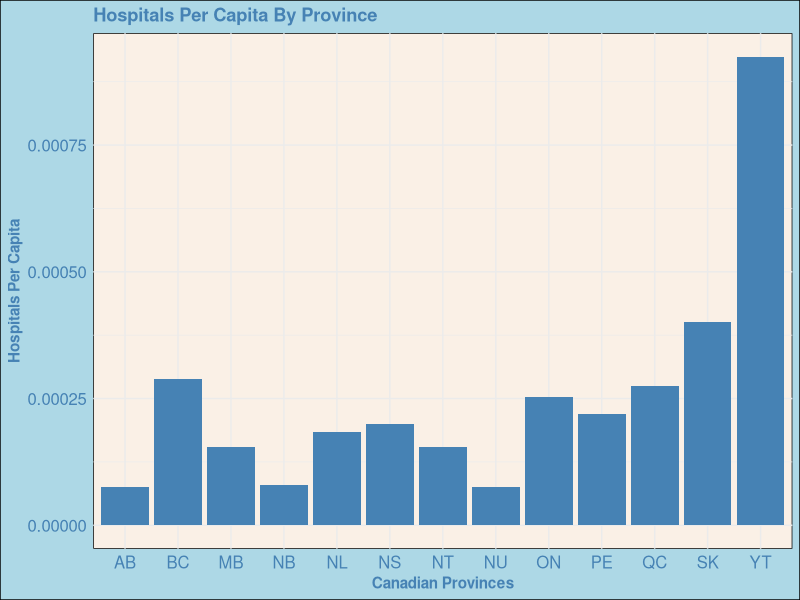

Write R code to recreate this figure.
library(ggplot2)
library(tidyverse)

Canadian_province <- c("AB", "BC", "MB", "NB", "NL", "NS", "NT","NU", "ON","PE", "QC","SK","YT")
Hospitals_per_capita <- c(0.00007461243237, 0.0002895378824, 0.0001549674677, 0.00007927598015, 0.0001844600125, 0.00019909153, 0.0001550868486, 0.00007612860659, 0.0002529953655, 0.0002189977412, 0.0002750717589, 0.0004012446218, 0.0009243458476)

data <- data_frame(Canadian_province, Hospitals_per_capita)

ggplot(data, aes(x = Canadian_province, y = Hospitals_per_capita)) + geom_bar(fill = "steelblue", stat = 'identity') + ggtitle("Hospitals Per Capita By Province") + xlab("Canadian Provinces") + ylab("Hospitals Per Capita")+
  theme_minimal() + theme(plot.background = element_rect(fill = "lightblue")) + theme(plot.title = element_text(face = "bold", colour = "steelblue")) +
  theme(axis.text = element_text(color = "steelblue", size = 12)) +
  theme(axis.title = element_text(face = "bold", color = "steelblue")) +
  theme(panel.background = element_rect(fill = "linen"))